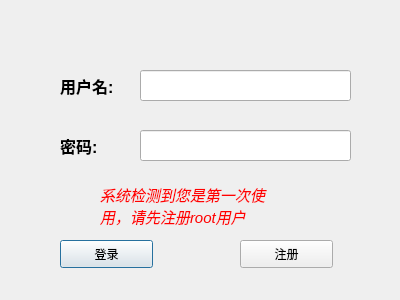
<?xml version="1.0" encoding="UTF-8"?>
<ui version="4.0">
 <class>LoginDialog</class>
 <widget class="QDialog" name="LoginDialog">
  <property name="geometry">
   <rect>
    <x>0</x>
    <y>0</y>
    <width>400</width>
    <height>300</height>
   </rect>
  </property>
  <property name="windowTitle">
   <string>Dialog</string>
  </property>
  <widget class="QLineEdit" name="accountEdit">
   <property name="geometry">
    <rect>
     <x>140</x>
     <y>70</y>
     <width>211</width>
     <height>31</height>
    </rect>
   </property>
  </widget>
  <widget class="QLabel" name="label">
   <property name="geometry">
    <rect>
     <x>60</x>
     <y>70</y>
     <width>81</width>
     <height>31</height>
    </rect>
   </property>
   <property name="font">
    <font>
     <pointsize>12</pointsize>
     <weight>75</weight>
     <bold>true</bold>
    </font>
   </property>
   <property name="text">
    <string>用户名:</string>
   </property>
  </widget>
  <widget class="QPushButton" name="loginButton">
   <property name="geometry">
    <rect>
     <x>60</x>
     <y>240</y>
     <width>93</width>
     <height>28</height>
    </rect>
   </property>
   <property name="text">
    <string>登录</string>
   </property>
  </widget>
  <widget class="QPushButton" name="registerButton">
   <property name="geometry">
    <rect>
     <x>240</x>
     <y>240</y>
     <width>93</width>
     <height>28</height>
    </rect>
   </property>
   <property name="text">
    <string>注册</string>
   </property>
  </widget>
  <widget class="QLabel" name="label_2">
   <property name="geometry">
    <rect>
     <x>60</x>
     <y>130</y>
     <width>81</width>
     <height>31</height>
    </rect>
   </property>
   <property name="font">
    <font>
     <pointsize>12</pointsize>
     <weight>75</weight>
     <bold>true</bold>
    </font>
   </property>
   <property name="text">
    <string>密码:</string>
   </property>
  </widget>
  <widget class="QLineEdit" name="passwordEdit">
   <property name="geometry">
    <rect>
     <x>140</x>
     <y>130</y>
     <width>211</width>
     <height>31</height>
    </rect>
   </property>
  </widget>
  <widget class="QLabel" name="label_3">
   <property name="geometry">
    <rect>
     <x>100</x>
     <y>180</y>
     <width>221</width>
     <height>51</height>
    </rect>
   </property>
   <property name="font">
    <font>
     <pointsize>11</pointsize>
     <italic>true</italic>
    </font>
   </property>
   <property name="styleSheet">
    <string notr="true">color: rgb(255, 0, 0);</string>
   </property>
   <property name="text">
    <string>系统检测到您是第一次使
用，请先注册root用户</string>
   </property>
  </widget>
 </widget>
 <resources/>
 <connections/>
</ui>
